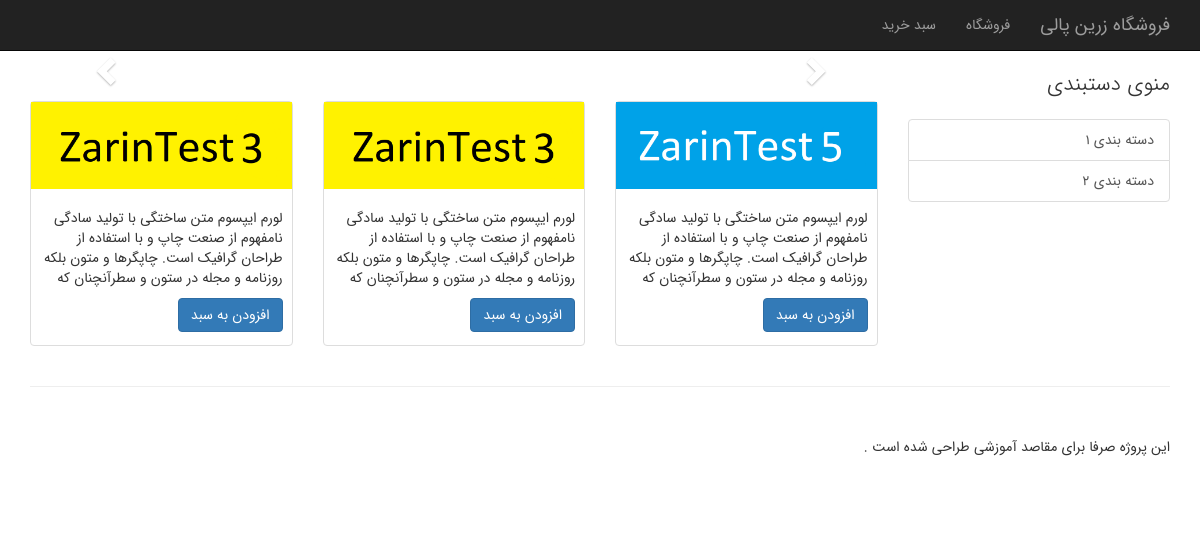
Page /Compelete/public/index.php on the committed database.
### tables this page shows
CREATE TABLE `categories` (
  `cat_id` int(11) NOT NULL,
  `cat_title` varchar(255) NOT NULL
);

CREATE TABLE `products` (
  `product_id` int(11) NOT NULL,
  `product_title` varchar(255) NOT NULL,
  `product_category_id` int(11) NOT NULL,
  `product_price` float NOT NULL,
  `product_quantity` int(11) NOT NULL,
  `product_description` text NOT NULL,
  `short_desc` text NOT NULL,
  `product_image` varchar(255) NOT NULL
);

### Compelete/resources/functions.php (the view, shortened to what this page needs)
<?php
$upload_directory = "uploads";
function query($sql)
{
    global $connection;
    return mysqli_query($connection, $sql);
}
function fetch_array($result)
{
    return mysqli_fetch_array($result);
}
function get_products()
{
    $query = query(" SELECT * FROM products");
    while ($row = fetch_array($query)) {
        $product_image = display_image($row['product_image']);
        $product = <<<DELIMETER
<div class="col-sm-4 col-lg-4 col-md-4">
    <div class="thumbnail">
        <a href="item.php?id={$row['product_id']}"><img src="../resources/{$product_image}" alt=""></a>
        <div class="caption">
            <h4><a href="item.php?id={$row['product_id']}">{$row['product_title']}</a>
            </h4>
            <p>{$row['product_description']}</p>
             <a class="btn btn-primary" target="_blank" href="../resources/cart.php?add={$row['product_id']}">
              افزودن به سبد
              </a>
        </div>
    </div>
</div>
DELIMETER;
        echo $product;
    }
}
function get_categories()
{
    $query = query("SELECT * FROM categories");
    while ($row = fetch_array($query)) {
        $categories_links = <<<DELIMETER
<a href='category.php?id={$row['cat_id']}' class='list-group-item'>{$row['cat_title']}</a>
DELIMETER;
        echo $categories_links;
    }
}
function display_image($picture)
{
    global $upload_directory;
    return $upload_directory . DS . $picture;
}

### Compelete/resources/templates/front/header.php (shortened to what this page needs)
<!DOCTYPE html>
<html lang="en">
<head>
    <link href="css/bootstrap.css" rel="stylesheet">
    <link href="css/bootstrap-rtl.css" rel="stylesheet">
    <link href="css/shop-homepage.css" rel="stylesheet">
    <link href="css/styles.css" rel="stylesheet">
</head>
<body>
    <nav class="navbar navbar-inverse navbar-fixed-top" role="navigation">
      <?php include(TEMPLATE_FRONT . DS . "top_nav.php") ?>
    </nav>

### Compelete/resources/templates/front/top_nav.php (shortened to what this page needs)
<div class="container">
          <div class="navbar-header">
              <a class="navbar-brand" href="index.php">فروشگاه زرین پالی</a>
          </div>
          <div class="collapse navbar-collapse" id="bs-example-navbar-collapse-1">
              <ul class="nav navbar-nav">
                  <li>
                      <a href="shop.php">فروشگاه</a>
                  </li>
                   <li>
                      <a href="checkout.php">سبد خرید</a>
                  </li>
              </ul>
          </div>
      </div>

### Compelete/public/index.php (shortened to what this page needs)
<?php include(TEMPLATE_FRONT . DS . "header.php") ?>
    <div class="container">
        <div class="row">
          <?php include(TEMPLATE_FRONT . DS . "side_nav.php") ?>
            <div class="col-md-9">
                <div class="row carousel-holder">
                    <div class="col-md-12">
                      <?php include(TEMPLATE_FRONT . DS . "slider.php") ?>
                    </div>
                </div>
                <div class="row">
                    <?php get_products(); ?>
                </div>
            </div>
        </div>
    </div>
<?php include(TEMPLATE_FRONT . DS . "footer.php") ?>

### Compelete/resources/templates/front/side_nav.php
<div class="col-md-3">
    <p class="lead">منوی دستبندی</p>
    <div class="list-group">
    	<?php
    		get_categories();
    	 ?>
    </div>
</div>

### Compelete/resources/templates/front/slider.php (shortened to what this page needs)
<div id="carousel-example-generic" class="carousel slide" data-ride="carousel">
    <ol class="carousel-indicators">
    </ol>
    <a class="left carousel-control" href="#carousel-example-generic" data-slide="prev">
        <span class="glyphicon glyphicon-chevron-left"></span>
    </a>
    <a class="right carousel-control" href="#carousel-example-generic" data-slide="next">
        <span class="glyphicon glyphicon-chevron-right"></span>
    </a>
</div>

### Compelete/resources/templates/front/footer.php (shortened to what this page needs)
    <div class="container">
        <hr>
        <footer>
            <div class="row">
                <div class="col-lg-12">
                    <p>این پروژه صرفا برای مقاصد آموزشی طراحی شده است . </p>
                </div>
            </div>
        </footer>
    </div>
</body>
</html>

### Compelete/public/css/shop-homepage.css (style rules this page uses)
body { padding-top: 70px; }
.carousel-holder { margin-bottom: 30px; }
.carousel-control, .item { border-radius: 4px; }
.caption { height: 130px; overflow: hidden; }
.thumbnail img { width: 100%; }
.thumbnail { padding: 0; }
footer { margin: 50px 0; }

### Compelete/public/css/styles.css (style rules this page uses)
body > * { font-family: IRANSans !important; }
.caption { height: 156px; }

### rows in the picture
categories: cat_title "دسته بندی 1"
categories: cat_title "دسته بندی 2"
products: product_image (picture), product_description "لورم ایپسوم متن ساختگی با تولید سادگی نامفهوم از صنعت چاپ و با استفاده از طراحان گرافیک است. چاپگرها و متون بلکه روزنامه و مجله در ستون و سطرآنچنان که"
products: product_image (picture), product_description "لورم ایپسوم متن ساختگی با تولید سادگی نامفهوم از صنعت چاپ و با استفاده از طراحان گرافیک است. چاپگرها و متون بلکه روزنامه و مجله در ستون و سطرآنچنان که"
products: product_image (picture), product_description "لورم ایپسوم متن ساختگی با تولید سادگی نامفهوم از صنعت چاپ و با استفاده از طراحان گرافیک است. چاپگرها و متون بلکه روزنامه و مجله در ستون و سطرآنچنان که"
